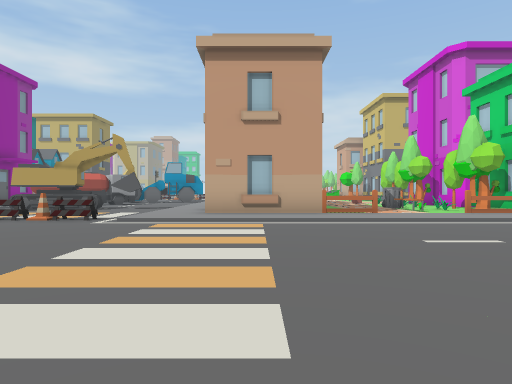
View 1 (above)

24 first-person views from a walk through a 3-D level made in the Unity game engine. The camera is 1.2 m above the floor, looks level and sees 75° across. The floor is counted in squares, 2 m on a side. Each view is taken from the middle of a square. On the plan, view 1 faces up. The plan holds only what a view shows up to about 10 squares ahead; the rest is blank. The place goes on beyond the plan. The player is left out. Some surface patterns are stand-ins.

View 2
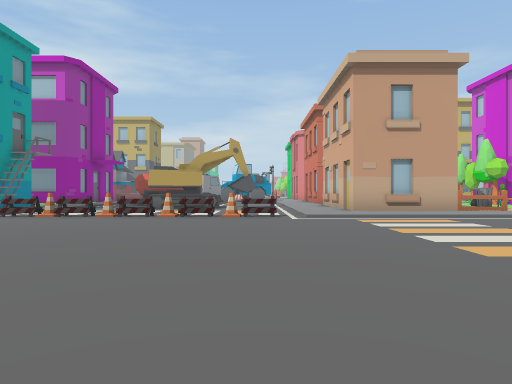

View 3
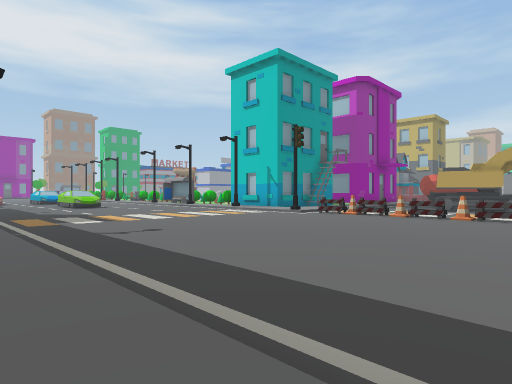

View 4
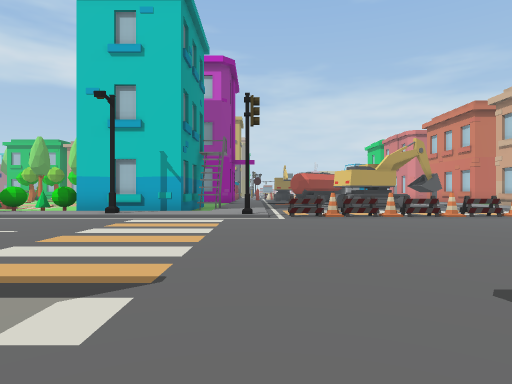

View 5
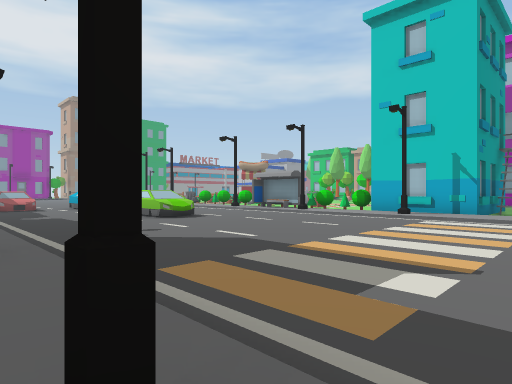

View 6
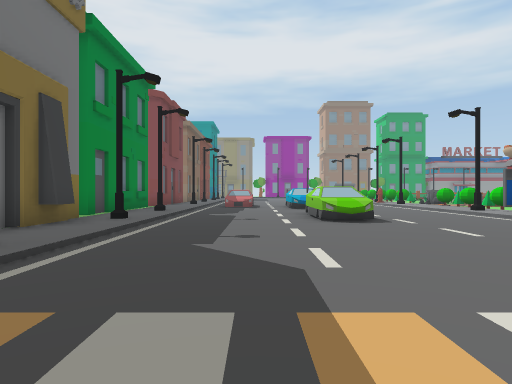

View 7
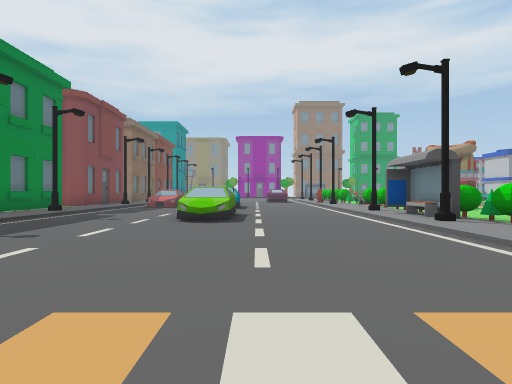

View 8
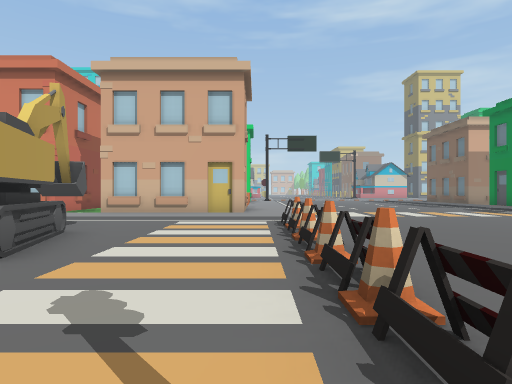

View 9
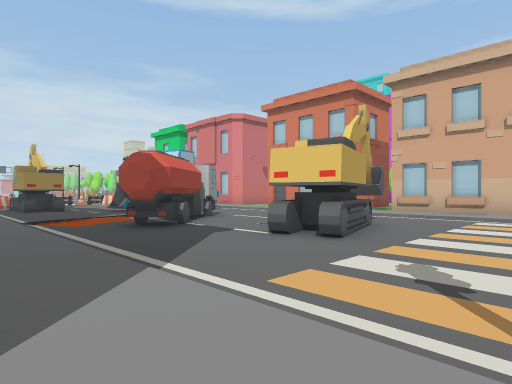

View 10
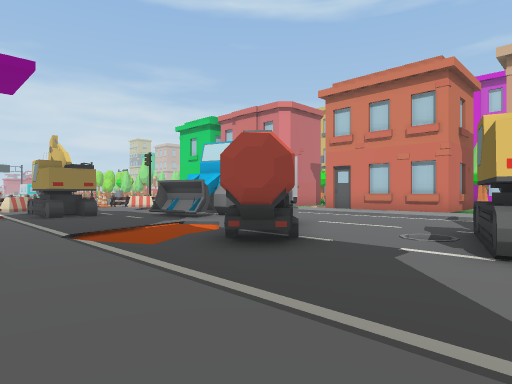

View 11
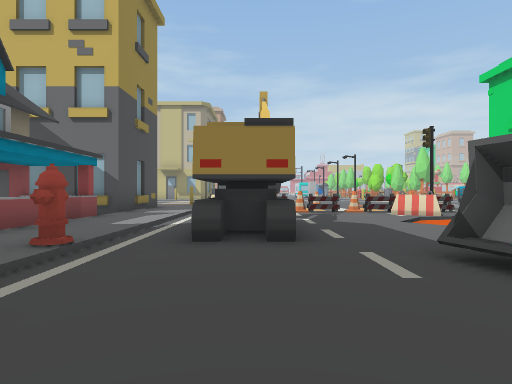

View 12
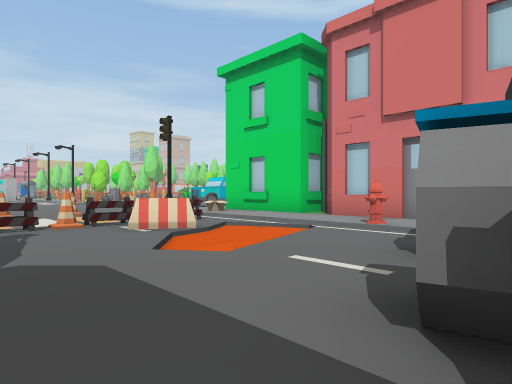

View 13
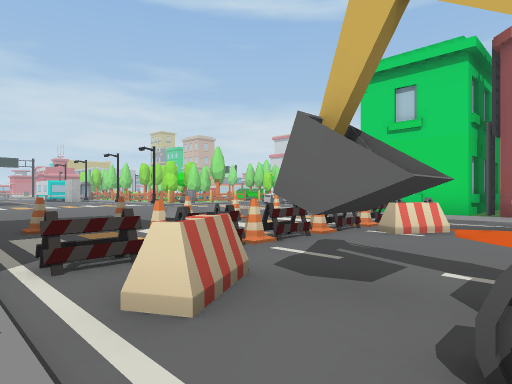

View 14
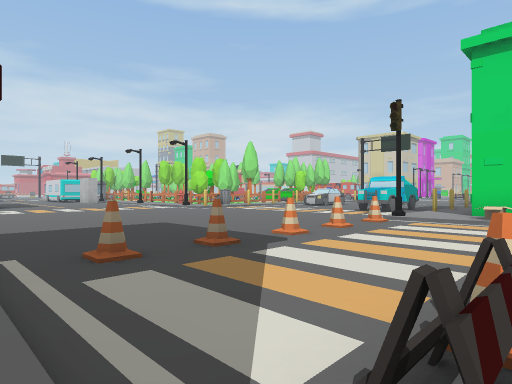

View 15
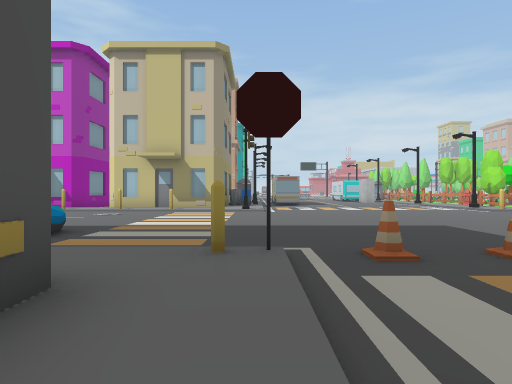

View 16
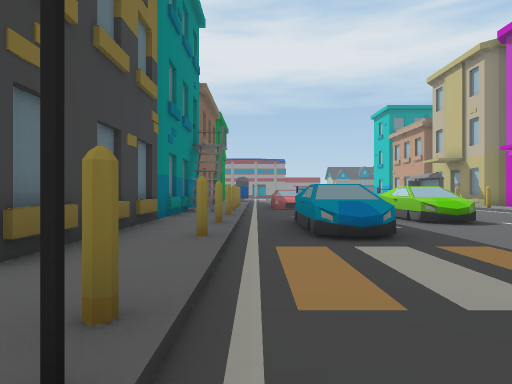

View 17
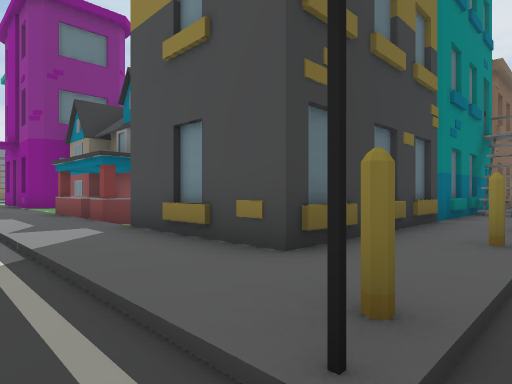

View 18
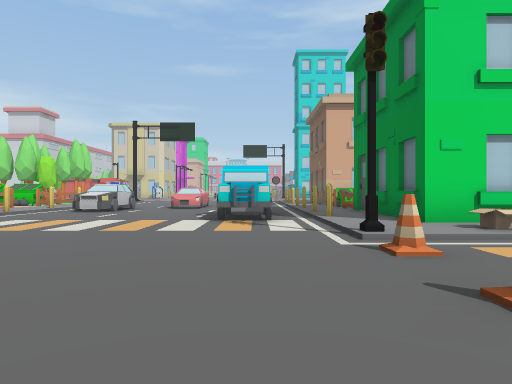

View 19
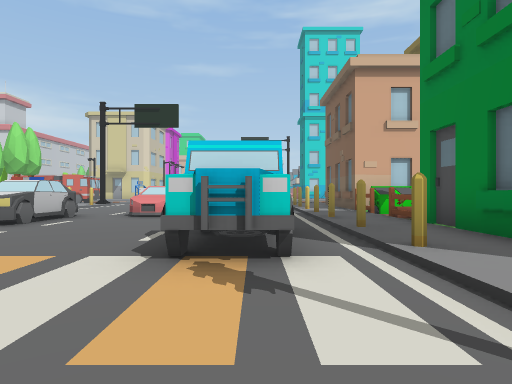

View 20
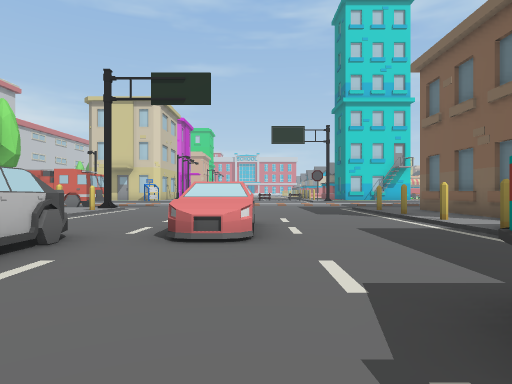

View 21
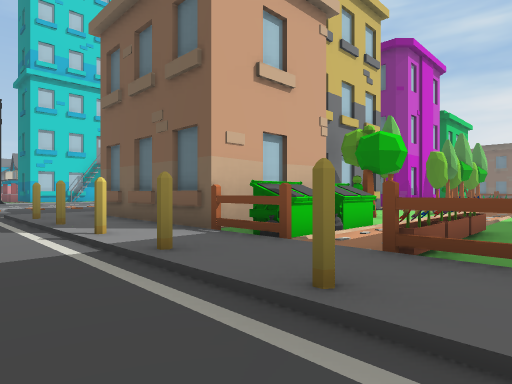

View 22
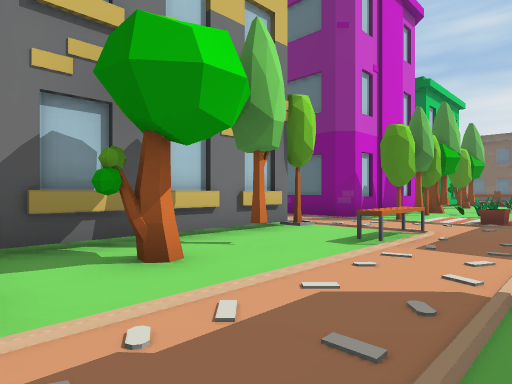

View 23
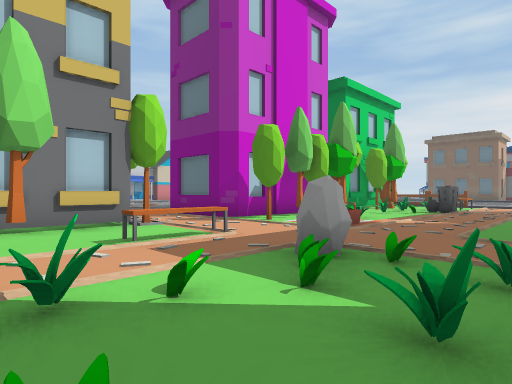

View 24
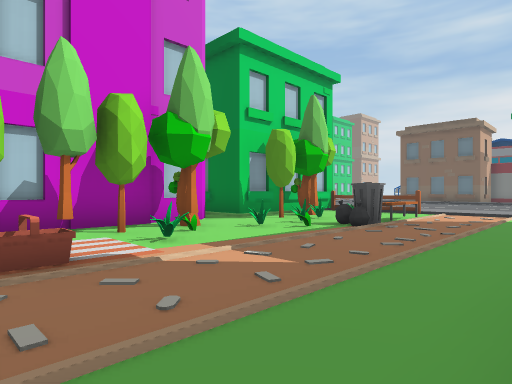

### Floor plan
Key: @ floor where view 1 was taken; # wall or solid block; . main floor; : floor 0.25 m higher than the main floor; / step, stairs or slope; ^ raised ledge; B building; E bench; C cone; U bush; A car; T truck; H hydrant; R barrier; F fence; L flower; I bin; G tree; S basket; K rock; O other object.
Columns run from 22 left of view 1 to 11 right of it. Each row starts with its distance up from view 1.
 37              ..        ...    ....
 36     . .............  ....OOO......
 35     ............... .............
 34      AA....................AA
 33     AA.....................AAA....
 32        A..............OOO.........
 31   ...AAAA.............OO .........
 30   .........F......................
 29   OBO:F:F::OC.CC.CC/#:F:F:F:FF:F:F
 28 B#####B##B::......./:B#B##L/O##BB#
 27           B:.C..C../O##   OOI
 26           B:OOCOOCO/:##   LI.
 25         #B::R....R//:B#BBB...B
 24         #B::.O../../:##   ...GB
 23         #B::.O../..H:#  .OO...#
 22         #B::.O...../:#  O.O..G#
 21         #B::.#...    B  .OO.E.B
 20          B:H...#        OOK...GO
 19           ::...^#        ........
 18          ##:...//       ...S.G.B#
 17            :/./         B....G#
 16            :../ T../ B  B...OG#
 15           ::/.TT.../:#  B...OG#
 14           ::.TT..../:#  ....O.#
 13           ::......./:    ..IO...
 12           ::...##^//:B   ..OOGB##B
 11           ::..###../:#   ....G## B
 10          BB:......./:#   ..E..#
  9   .UUOU##B::......./:##  .... B
  8 ::UU#:::::::..O..O./::::O:::O
  7 ///////#///#OCCOCCO/////////
  6 ............................
  5 ...........................
  4 ..........................
  3  AAA......................
  2 .........................
  1 ........................
  0 ....................  @
 -1 ///////////////////
 -2 #::##::/::#:  :::::
 -3 ######

Where each view was taken, in squares from view 1:
view 1: 0 up, 0 right, facing up
view 2: 1 down, 4 left, facing up
view 3: 2 down, 4 left, facing up-left
view 4: 1 down, 11 left, facing up
view 5: 2 down, 11 left, facing up-left
view 6: 1 up, 12 left, facing left
view 7: 4 up, 12 left, facing left
view 8: 8 up, 11 left, facing right
view 9: 8 up, 12 left, facing up-right
view 10: 11 up, 12 left, facing up-right
view 11: 17 up, 9 left, facing up
view 12: 20 up, 8 left, facing up-right
view 13: 23 up, 11 left, facing up-right
view 14: 26 up, 11 left, facing up-right
view 15: 26 up, 11 left, facing up
view 16: 30 up, 10 left, facing left
view 17: 30 up, 10 left, facing down-left
view 18: 31 up, 7 left, facing right
view 19: 31 up, 3 left, facing right
view 20: 33 up, 1 right, facing right
view 21: 31 up, 3 right, facing down-right
view 22: 25 up, 4 right, facing down-right
view 23: 23 up, 2 right, facing down-right
view 24: 18 up, 2 right, facing down-right
